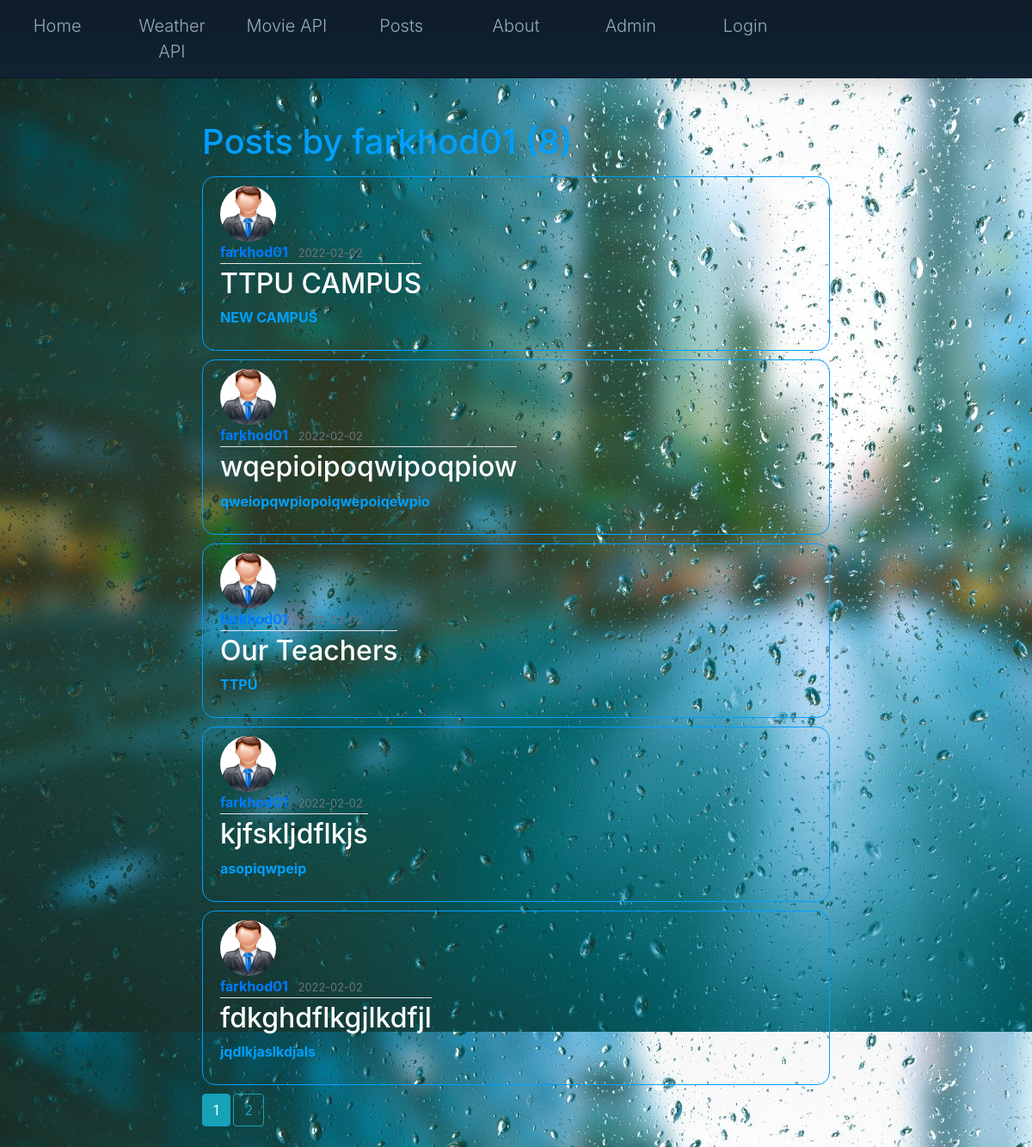
The app's page /user/farkhod01 with its own data.
### elturino/models.py (models this page shows, shortened)
class User(db.Model, UserMixin):
    id = db.Column(db.Integer, primary_key=True)
    username = db.Column(db.String(20), unique=True, nullable=False)
    email = db.Column(db.String(120), unique=True, nullable=False)
    image_file = db.Column(db.String(20), nullable=False, default='default.jpg')
    password = db.Column(db.String(60), nullable=False)
    posts = db.relationship('Post', backref='author', lazy=True)

class Post(db.Model):
    id = db.Column(db.Integer, primary_key=True)
    title = db.Column(db.String(100), nullable=False)
    image = db.Column(db.String(), nullable=False)
    date_posted = db.Column(db.DateTime, nullable=False, default=datetime.utcnow)
    content = db.Column(db.Text, nullable=False)
    user_id = db.Column(db.Integer, db.ForeignKey('user.id'), nullable=False)

### elturino/routes.py (the view)
@app.route("/user/<string:username>")
def user_posts(username):
    page = request.args.get('page', 1, type=int)
    user = User.query.filter_by(username=username).first_or_404()
    posts = Post.query.filter_by(author=user)\
        .order_by(Post.date_posted.desc())\
        .paginate(page=page, per_page=5)
    return render_template('user_posts.html', posts=posts, user=user)

### elturino/templates/user_posts.html
{% extends "layout.html" %}
{% block content %}
    <h1 class="mb-3">Posts by {{ user.username }} ({{ posts.total }})</h1>
    {% for post in posts.items %}
        <article class="media content-section">
          <img class="rounded-circle article-img" src="{{ url_for('static', filename='profile_pics/' + post.author.image_file) }}">
          <div class="media-body">
            <div class="article-metadata">
              <a class="mr-2" href="{{ url_for('user_posts', username=post.author.username) }}">{{ post.author.username }}</a>
              <small class="text-muted">{{ post.date_posted.strftime('%Y-%m-%d') }}</small>
            </div>
            <h2><a class="article-title" href="{{ url_for('post', post_id=post.id) }}">{{ post.title }}</a></h2>
            <p class="article-content">{{ post.content }}</p>
          </div>
        </article>
    {% endfor %}
    {% for page_num in posts.iter_pages(left_edge=1, right_edge=1, left_current=1, right_current=2) %}
      {% if page_num %}
        {% if posts.page == page_num %}
          <a class="btn btn-info mb-4" href="{{ url_for('user_posts', username=user.username, page=page_num) }}">{{ page_num }}</a>
        {% else %}
          <a class="btn btn-outline-info mb-4" href="{{ url_for('user_posts', username=user.username, page=page_num) }}">{{ page_num }}</a>
        {% endif %}
      {% else %}
        ...
      {% endif %}
    {% endfor %}
{% endblock content %}

### elturino/templates/layout.html (shortened to what this page needs)
<!DOCTYPE html>
<html>
<head>
  <link rel="stylesheet" href="https://maxcdn.bootstrapcdn.com/bootstrap/4.0.0/css/bootstrap.min.css"
>
  <link rel="stylesheet" type="text/css" href="{{ url_for('static', filename='main.css') }}">
</head>
<body>
  <header id="header">
    <nav class="links" style="--items: 9;">
      <a href="{{ url_for('homepage') }}">Home</a>
      <a href="{{ url_for('weather_api') }}">Weather API</a>
      <a href="{{ url_for('movie_api') }}">Movie API</a>
      <a href="{{ url_for('home') }}">Posts</a>
      <a href="{{ url_for('about') }}">About</a>
      {% if current_user.is_authenticated %}
      <a href="{{ url_for('new_post') }}">NewPost</a>
      <a href="{{ url_for('message') }}">Chat</a>
      <a href="{{ url_for('logout') }}">Logout</a>
      <a href="{{ url_for('account') }}">Account</a>
      {% else %}
      <a href="{{ url_for('login_admin') }}">Admin</a>
      <a href="{{ url_for('login') }}">Login</a>
      {% endif %}
    </nav>
  </header>
  <main role="main" class="container">
    <div class="row d-flex justify-content-center pasga">
      <div class="col-md-8">
        {% block content %}{% endblock %}
      </div>
    </div>
  </main>
</body>
</html>

### elturino/static/main.css (style rules this page uses)
.links { background-color: #123; background-image: linear-gradient(to bottom, #0003, transparent); border-bottom: 1px solid #0003; box-shadow: 0 0 32px #0003; font-size: 2em; font-weight: 300; }
.links > a { color: #9ab; padding: .75em; text-align: center; text-decoration: none; transition: all .5s; font-size: 20px; }
#header { top: 0; left: 0; right: 0; }
.links { display: grid; grid-template-columns: repeat(var(--items), 1fr); position: relative; }
.pasga { position: relative; top: 50px; }

### elturino/templates/layout.html (style rules this page uses)
body { background: #123; color: #009fff; font-weight: bold }
h1, h2, h3, h4, h5, h6 { color: #009fff;; }
.content-section { padding: 10px 20px; border: 1px solid; border-radius: 15px; margin-bottom: 10px; display: flex; flex-direction: column; }
.article-title { color: #ffffff; }
.article-content { white-space: pre-line; }
.article-img { height: 65px; width: 65px; margin-right: 16px; }
.article-metadata { padding-bottom: 1px; margin-bottom: 4px; border-bottom: 1px solid #e3e3e3 }
body { max-width: 100%; background-image: url(../static/rasm/for_back.jpg); }

### records on screen
User: username "farkhod01"
Post: image_file (placeholder picture), author.username "farkhod01", date_posted "2022-02-02", title "TTPU CAMPUS", content "NEW CAMPUS"
Post: image_file (placeholder picture), author.username "farkhod01", date_posted "2022-02-02", title "wqepioipoqwipoqpiow", content "qweiopqwpiopoiqwepoiqewpio"
Post: image_file (placeholder picture), author.username "farkhod01", date_posted "2022-02-02", title "Our Teachers", content "TTPU"
Post: image_file (placeholder picture), author.username "farkhod01", date_posted "2022-02-02", title "kjfskljdflkjs", content "asopiqwpeip"
Post: image_file (placeholder picture), author.username "farkhod01", date_posted "2022-02-02", title "fdkghdflkgjlkdfjl", content "jqdlkjaslkdjals"

### other values on screen
{{ posts.total }} "8"
{{ page_num }} "1"
{{ page_num }} "2"
